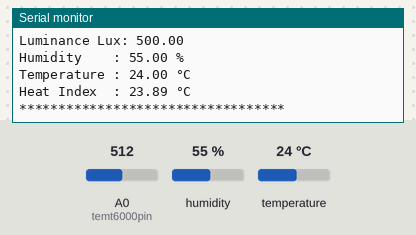
The sketch below on a simulated Arduino MKR. Shown: the last lines printed to the serial monitor. The test bench sets the inputs (shaded band); at power-on: humidity 55 %, A0 (temt6000pin) = 512, temperature 24 °C. WiFi joins after 1.5 s; servers stay silent unless stated; the local clock reads 2024-03-15 10:24:30 at power-on unless the sketch sets it.

Above: at 14.5 s.
14.6 s: humidity set to 22 %
At 16.8 s:
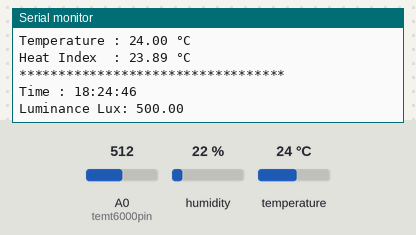
17.6 s: A0 (temt6000pin) set to 716
At 20.3 s:
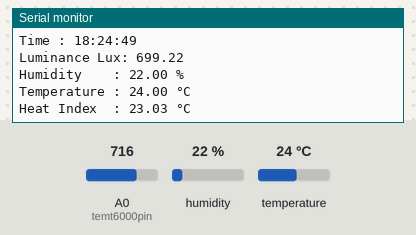
20.6 s: temperature set to 12 °C
At 23.5 s:
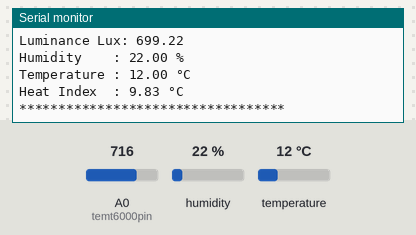
23.6 s: A0 (temt6000pin) set to 900
At 25.8 s:
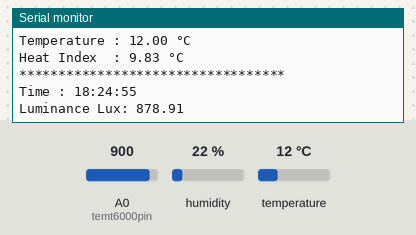
26.6 s: humidity set to 40 %
At 30.3 s:
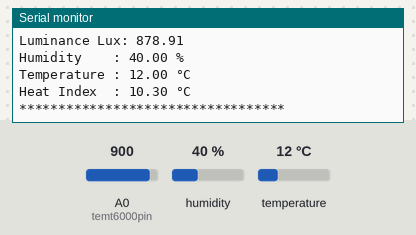
Timing chart, 0 to 30.6 s (numbered marks = the images above; inputs shaded):
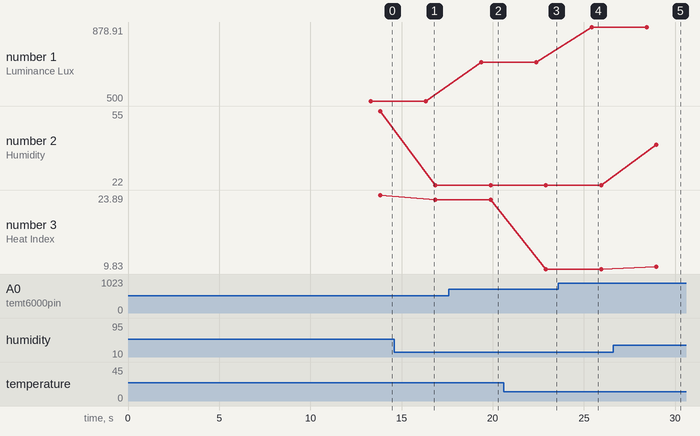

The sketch:

DRAFT_FUNC_Blynk.ino
```cpp
// define Blynk connection
#define BLYNK_TEMPLATE_ID "TMPLsgwf8Dhk"
#define BLYNK_DEVICE_NAME "NIOT DRAFT"
#define BLYNK_AUTH_TOKEN "HfjOm1Ku95G8TjHITGlnsLMwEtVreCru"

// include libraries
#include <DHT.h>                  //temp & humid
#include <IRremote.h>
#include <SPI.h>                  //wifi **Week6
#include <WiFiNINA.h>
#include <WiFiUdp.h>              //ntp signal
#include <RTCZero.h>              //real time clock
#include <BlynkSimpleWiFiNINA.h>  //Blynk **

// define pins
#define temt6000pin A0
#define dhtpin      2
#define DHTTYPE DHT11
#define transpin    3

//define identifiers
DHT dht(dhtpin, DHTTYPE);
RTCZero rtc;

int status = WL_IDLE_STATUS;      // Wifi status
char ssid[] = "Nazrin's Family";  // Wifi SSID
char pass[] = "cheesecake6";      // Wifi password

const int GMT = +8;               // Time zone constant

//==================================================================================
void setup() {
  // Begin Serial Monitor
  Serial.begin(9600);

  WiFiConnect();
  printWiFiStatus();

  rtc.begin();
  dht.begin();
  IrSender.begin(transpin);

  // pinMode define
  pinMode(temt6000pin, INPUT);

  //NTP Fetch Service
  unsigned long epoch;                  // Variable to represent epoch
  int numberOfTries = 0, maxTries = 6;  // Variable for number of tries to NTP service

    do {    // Get epoch
      epoch = WiFi.getTime();
      numberOfTries++;
    }

    while ((epoch == 0) && (numberOfTries < maxTries));

      if (numberOfTries == maxTries) {
      Serial.print("NTP unreachable!!");
      while (1);
      }

      else {
      Serial.print("Epoch received: ");
      Serial.println(epoch);
      rtc.setEpoch(epoch);
      Serial.println();
      }

  Blynk.begin(BLYNK_AUTH_TOKEN, ssid, pass);
}

//==================================================================================
void loop() {

  Blynk.run();

  printTime();
  //String time = rtc.getHours() + ":" + rtc.getMinutes() + ":" + rtc.getSeconds();
  //Blynk.virtualWrite(V3, time);

  ambient();

  dhtsense();

  Serial.println("\n**********************************\n");
  delay(2000);

  /*if (hic >= 28) {
    IrSender.sendNEC(0x, 32); //turn AC on
    delay(1000);
    IrSender.sendNEC(0x, 32); //turn fan on
  }*/
}

//#################################################################################
void WiFiConnect() {
  // Check if the WiFi module works
  if (WiFi.status() == WL_NO_SHIELD) {
    // Wait until WiFi ready
    Serial.println("WiFi adapter not ready");
    while (true);

  }

      // Establish a WiFi connection
  while ( status != WL_CONNECTED) {

    Serial.print("Attempting to connect to SSID: ");
    Serial.println(ssid);
    status = WiFi.begin(ssid, pass);

    // Wait 10 seconds for connection:
    delay(10000);

  }
}

void printWiFiStatus() {

  // Print the network SSID
  Serial.print("SSID: ");
  Serial.println(WiFi.SSID());

  // Print the IP address
  IPAddress ip = WiFi.localIP();
  Serial.print("IP Address: ");
  Serial.println(ip);

  // Print the received signal strength
  long rssi = WiFi.RSSI();
  Serial.print("signal strength (RSSI):");
  Serial.print(rssi);
  Serial.println(" dBm");
}

void print2digits(int number) {

  if (number < 10) {
    Serial.print("0");
  }
  Serial.print(number);
}

void printTime() {
  Serial.print("Time : ");
  print2digits(rtc.getHours() + GMT);
  Serial.print(":");

  print2digits(rtc.getMinutes());
  Serial.print(":");

  print2digits(rtc.getSeconds());
  Serial.println("\n");
}

void ambient() {
  // ambient light
  int light_val = analogRead(temt6000pin);
  float lux = light_val * 0.9765625;  // 1000/1024
  Serial.println("Luminance Lux: " + (String)lux + "\n");
  delay(500);

  Blynk.virtualWrite(V0, lux);
}

void dhtsense() {
  // temp & humid //readcan take 250ms -  2s
  float h = dht.readHumidity();
  float t = dht.readTemperature();
  float f = dht.readTemperature(true);

  if (isnan(h) || isnan(t) || isnan(f)) { //if read fail then exit
    Serial.println(F("Failed to read from DHT sensor!"));
    return;
  }

  float hic = dht.computeHeatIndex(t, h, false); //false->notFarhrenheit = Celcius

  Serial.println("Humidity    : " + (String)h + " %");
  Serial.println("Temperature : " + (String)t + " °C");
  Serial.println("Heat Index  : " + (String)hic + " °C \n");
  delay(500);

  Blynk.virtualWrite(V1, h);  //Blynk Input
  Blynk.virtualWrite(V2, t);
}
```

Measured:
- after the input at 17.6 s, the serial monitor: prints a new line after 1.8 s (image 2)
- after the input at 20.6 s, the serial monitor: prints a new line after 2.3 s (image 3)
- after the input at 23.6 s, the serial monitor: prints a new line after 1.8 s (image 4)
- after the input at 26.6 s, the serial monitor: prints a new line after 2.4 s (image 5)
- plotted number 1: 500 → 699.22 after the input at 17.6 s, 699.22 → 878.91 after the input at 23.6 s
- plotted number 2: 55 → 22 after the input at 14.6 s, 22 → 40 after the input at 26.6 s
- plotted number 3: 23.89 → 23.03 after the input at 14.6 s, 23.03 → 9.83 after the input at 20.6 s, 9.83 → 10.3 after the input at 26.6 s
